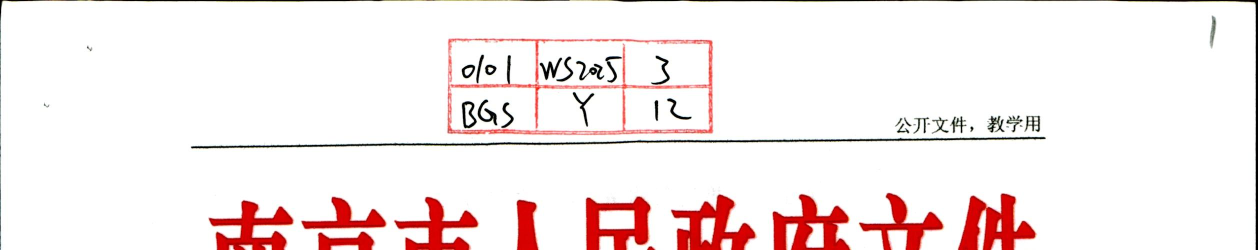
#> input picture tests/ocr_test/images/parts_temp_0001.jpg, 2516 x 500 px, found by its file name (shown at 1/2 size)
$ python '归档章表格检测.py'
#> lines starting #> are read from the running program, lines starting #| are printed output that depends on the picture; after the words box and inside, x2 and y2 are one past the last pixel; in counts of white or black regions, pixels touching at a corner belong together
# -*-coding  : utf-8 -*-
# @Author    : zhangtao
# @File      : 归档章表格检测-通用版.py
# @Desc      : 归档章检测（兼容红色/蓝色/黑色印章）→ 自动分件 + 格子计数
# @Time      : 2026/6/3
# @Software  : PyCharm

import shutil
import cv2
import numpy as np
from itertools import combinations
from pathlib import Path


# ══════════════════════════════════════════════════════════════
# 内部工具函数
# ══════════════════════════════════════════════════════════════


def _cluster_lines(segs: list, coord_idx: int, tol: int = 12) -> list:
    """按指定轴坐标聚类线段"""
    if not segs:
        return []
    ss = sorted(segs, key=lambda s: s[coord_idx])
    clusters, cur = [], [ss[0]]
    for s in ss[1:]:
        if abs(s[coord_idx] - cur[-1][coord_idx]) <= tol:
            cur.append(s)
        else:
            clusters.append(cur)
            cur = [s]
    clusters.append(cur)
    return clusters


def _count_cells_from_mask(stamp_mask: np.ndarray) -> dict:
    """
    从红色/蓝色印章的颜色 mask 计算格子数
    返回 {'rows': N, 'cols': M, 'cells': N*M}
    """
    rh, rw = stamp_mask.shape[:2]

    # 竖线：高度 >= 40% 印章高度（与 _is_valid_stamp 保持一致）
    vk = cv2.getStructuringElement(cv2.MORPH_RECT, (1, max(5, int(rh * 0.40))))
    v_lines = cv2.morphologyEx(stamp_mask, cv2.MORPH_OPEN, vk)
    vc, _ = cv2.findContours(v_lines, cv2.RETR_EXTERNAL, cv2.CHAIN_APPROX_SIMPLE)
    # 过滤宽竖线（文字笔画），只保留细线
    valid_vc = [c for c in vc if cv2.boundingRect(c)[2] <= rw * 0.10]
    # 对 x 坐标聚类，相邻 5% 范围内算同一条线
    xs_raw = sorted([cv2.boundingRect(c)[0] + cv2.boundingRect(c)[2] // 2
                     for c in valid_vc])
    xs_merged = []
    for x_val in xs_raw:
        if not xs_merged or x_val - xs_merged[-1] > rw * 0.05:
            xs_merged.append(x_val)

    # 横线：用行密度条带分析（比横向 open 核更可靠）
    if rw > 0:
        row_den = np.array([stamp_mask[i, :].sum() / 255 / rw
                            for i in range(rh)], dtype=float)
    else:
        row_den = np.zeros(rh)
    in_stripe = row_den > 0.08
    transitions = np.diff(in_stripe.astype(int))
    starts = np.where(transitions == 1)[0] + 1
    ends   = np.where(transitions == -1)[0] + 1
    if rh > 0 and in_stripe[0]:  starts = np.insert(starts, 0, 0)
    if rh > 0 and in_stripe[-1]: ends   = np.append(ends, rh)
    n_stripes = sum(1 for s, e in zip(starts, ends) if e - s >= 3)

    n_v = len(xs_merged)
    cols = max(0, n_v - 1)
    rows = max(0, n_stripes - 1)  # 条带数 = 行数 + 1（含边框条带）
    return {'rows': rows, 'cols': cols, 'cells': rows * cols,
            'v_lines': n_v, 'h_lines': n_stripes}


def _count_cells_from_edges(stamp_img: np.ndarray) -> dict:
    """
    从灰度/黑色印章图像计算格子数（用 LAB 增强 + HoughLinesP）
    返回 {'rows': N, 'cols': M, 'cells': N*M}，不确定时返回 cells=-1
    """
    sh, sw = stamp_img.shape[:2]

    lab = cv2.cvtColor(stamp_img, cv2.COLOR_BGR2LAB)
    L, _, _ = cv2.split(lab)
    L_norm = cv2.normalize(L, None, 0, 255, cv2.NORM_MINMAX)
    edges = cv2.Canny(L_norm, 15, 45)

    lines = cv2.HoughLinesP(edges, 1, np.pi / 180,
                             threshold=15, minLineLength=max(30, sw // 15),
                             maxLineGap=20)
    if lines is None:
        return {'rows': -1, 'cols': -1, 'cells': -1}

    h_segs, v_segs = [], []
    for line in lines:
        x1, y1, x2, y2 = line[0]
        ang = abs(np.degrees(np.arctan2(y2 - y1, x2 - x1)))
        if ang < 10 or ang > 170:
            h_segs.append((x1, y1, x2, y2))
        elif 80 < ang < 100:
            v_segs.append((x1, y1, x2, y2))

    h_cls = _cluster_lines(h_segs, 1, tol=12)
    v_cls = _cluster_lines(v_segs, 0, tol=12)

    # 找"长"水平线（span > 10% 宽度）
    h_long = []
    for cl in h_cls:
        y = float(np.mean([s[1] for s in cl]))
        xmin = min(min(s[0], s[2]) for s in cl)
        xmax = max(max(s[0], s[2]) for s in cl)
        if xmax - xmin > sw * 0.10:
            h_long.append((y, xmin, xmax))

    if len(h_long) < 2:
        return {'rows': -1, 'cols': -1, 'cells': -1}

    # 选间距最均匀的水平线组（表格行线）
    h_long.sort(key=lambda l: l[0])
    best_h, best_u = None, 999.0
    for sz in range(2, len(h_long) + 1):
        for combo in combinations(range(len(h_long)), sz):
            ys = [h_long[i][0] for i in combo]
            gaps = [ys[j + 1] - ys[j] for j in range(len(ys) - 1)]
            if not gaps or min(gaps) < 20:
                continue
            u = float(np.std(gaps) / np.mean(gaps)) if np.mean(gaps) > 0 else 999.0
            x_overlap = (min(h_long[i][2] for i in combo)
                         - max(h_long[i][1] for i in combo))
            if u < best_u and x_overlap > sw * 0.05:
                best_u = u
                best_h = [h_long[i] for i in combo]

    if best_h is None or best_u > 0.4:
        return {'rows': -1, 'cols': -1, 'cells': -1}

    y_top = min(l[0] for l in best_h)
    y_bot = max(l[0] for l in best_h)
    x_common_l = max(l[1] for l in best_h)
    x_common_r = min(l[2] for l in best_h)
    table_h = y_bot - y_top

    # 穿越表格区域的竖线
    crossing_v = []
    for cl in v_cls:
        x = float(np.mean([s[0] for s in cl]))
        ymin = float(min(min(s[1], s[3]) for s in cl))
        ymax = float(max(max(s[1], s[3]) for s in cl))
        overlap = max(0.0, min(ymax, y_bot) - max(ymin, y_top))
        if (overlap / table_h >= 0.50
                and (x_common_l - 20) <= x <= (x_common_r + 20)):
            crossing_v.append(x)

    crossing_v.sort()
    # 过滤间距过小的竖线（文字笔画噪点）
    filtered_v = [crossing_v[0]] if crossing_v else []
    for xv in crossing_v[1:]:
        if xv - filtered_v[-1] > 40:
            filtered_v.append(xv)

    rows = max(0, len(best_h) - 1)
    cols = max(0, len(filtered_v) - 1)
    return {'rows': rows, 'cols': cols, 'cells': rows * cols}


# ══════════════════════════════════════════════════════════════
# 误检过滤：验证候选区域确实是"表格"而非普通文字/边框
# ══════════════════════════════════════════════════════════════

def _is_valid_stamp(img: np.ndarray, x: int, y: int, w: int, h: int,
                    color_mask=None) -> bool:
    """
    二次校验：候选框是否像归档章
    校验点：
      1. 宽高比 1.3~10
      2. 不是全图宽（排除文档外框）
      3. 内部有竖向分隔（至少2列）
      4. 绝对高度上限（排除大段落框）
      5. 位置在图片上半部分（自适应：矮图放宽）
    """
    ih, iw = img.shape[:2]
    aspect = w / h if h > 0 else 0

    # 宽高比过滤
    if not (1.3 < aspect < 10):
        return False

    # 横跨全图宽度 → 文档外框/下划线
    if w > iw * 0.92:
        return False

    # 太小
    if w < 60 or h < 30:
        return False

    # 高度过滤：
    #   - 绝对上限 800px（任何情况下印章不超过这个高度）
    #   - 相对上限：h 不超过图片高度的 70%
    #     （对于裁剪横幅图，印章可能占图高50%+，放宽到70%）
    if h > 800:
        return False
    if h > ih * 0.70:
        return False

    # 位置过滤（自适应）：
    #   - 完整A4页（ih > 1000px）：归档章底部 < 图高40%
    #   - 裁剪横幅图（ih <= 1000px）：归档章底部 < 图高90%（几乎不过滤）
    if ih > 1000:
        pos_limit = 0.45
    elif ih > 600:
        pos_limit = 0.75
    else:
        pos_limit = 0.95   # 矮图（横幅/裁剪图）极宽松
    if (y + h) / ih > pos_limit:
        return False

    # 表格线验证：竖线（形态学）+ 横向条带（行密度分析）
    #
    # 设计原理：
    # - 竖线用闭运算mask的形态学open，50%高度核确保贯穿表格；宽度≤10%排除文字笔画块
    # - 横线用"行密度条带分析"而非横向open核：
    #   归档章的横线是细边框，文字内容在两条横线之间，形成"条带"结构
    #   open核25%对这类印章失效（文字填满了行，导致横线连成一片被截断）
    #   行密度分析只要密度>8%的连续区间>=2个即通过，对文字行和纯框线均有效
    pad = 5
    rx1, ry1 = max(0, x - pad), max(0, y - pad)
    rx2, ry2 = min(iw, x + w + pad), min(ih, y + h + pad)

    if color_mask is not None:
        roi_closed = color_mask[ry1:ry2, rx1:rx2]
        # 取原始（未闭运算）color_mask → 这里传入的已经是闭运算mask
        # 需要从外部拿原始mask；此处用闭运算mask做行密度分析（已足够区分）
        roi_raw = roi_closed
    else:
        roi_img = img[ry1:ry2, rx1:rx2]
        lab = cv2.cvtColor(roi_img, cv2.COLOR_BGR2LAB)
        L, _, _ = cv2.split(lab)
        L_norm = cv2.normalize(L, None, 0, 255, cv2.NORM_MINMAX)
        edges = cv2.Canny(L_norm, 15, 45)
        roi_closed = edges
        roi_raw = edges

    rh2, rw2 = roi_closed.shape[:2]

    # ── 竖线：闭运算mask + 50%高度核 + 宽度≤10%过滤 ──
    vk = cv2.getStructuringElement(cv2.MORPH_RECT, (1, max(5, int(rh2 * 0.50))))
    vc, _ = cv2.findContours(
        cv2.morphologyEx(roi_closed, cv2.MORPH_OPEN, vk),
        cv2.RETR_EXTERNAL, cv2.CHAIN_APPROX_SIMPLE)
    valid_v = [c for c in vc if cv2.boundingRect(c)[2] <= rw2 * 0.10]

    # ── 横线：行密度条带分析 ──
    # 统计每行红色像素密度，找密度>8%的连续区间（= 印章内容行）
    # 归档章2行表格 → 3个条带（行1内容、行2内容、底框）或2个（行1+行2合并情况）
    if rw2 > 0:
        row_den = np.array([roi_raw[i, :].sum() / 255 / rw2
                            for i in range(rh2)], dtype=float)
    else:
        row_den = np.zeros(rh2)
    in_stripe = row_den > 0.08
    transitions = np.diff(in_stripe.astype(int))
    starts = np.where(transitions == 1)[0] + 1
    ends   = np.where(transitions == -1)[0] + 1
    if in_stripe[0]:  starts = np.insert(starts, 0, 0)
    if in_stripe[-1]: ends   = np.append(ends, rh2)
    n_stripes = sum(1 for s, e in zip(starts, ends) if e - s >= 3)

    # 通过条件：竖线≥3（两侧边框+至少1条分隔）且 条带≥2（至少2行内容或1行+边框）
    if len(valid_v) < 3 or n_stripes < 2:
        return False

    return True


# ══════════════════════════════════════════════════════════════
# 检测方法一：颜色检测（红色/蓝色章）
# ══════════════════════════════════════════════════════════════

def _detect_color_stamp(img: np.ndarray, debug=False) -> dict | None:
    """
    HSV 颜色检测（红色/蓝色章）
    返回 {'bbox': (x1,y1,x2,y2), 'cells': N, 'rows': R, 'cols': C} 或 None
    """
    ih, iw = img.shape[:2]
    hsv = cv2.cvtColor(img, cv2.COLOR_BGR2HSV)

    color_defs = {
        # S 阈值从 30 降到 15：扫描件红色边框颜色偏淡，S 值约 40~60，
        # 降低阈值才能完整捕获边框线（已验证不影响误检率）
        'red': (
            cv2.inRange(hsv, np.array([0, 15, 80]), np.array([15, 255, 255])) |
            cv2.inRange(hsv, np.array([160, 15, 80]), np.array([180, 255, 255]))
        ),
        'blue': cv2.inRange(hsv, np.array([100, 15, 80]), np.array([140, 255, 255])),
    }

    for color_name, raw_mask in color_defs.items():
        kernel = cv2.getStructuringElement(cv2.MORPH_RECT, (15, 15))
        mask = cv2.morphologyEx(raw_mask, cv2.MORPH_CLOSE, kernel)
        contours, _ = cv2.findContours(mask, cv2.RETR_EXTERNAL, cv2.CHAIN_APPROX_SIMPLE)

        for c in sorted(contours, key=cv2.contourArea, reverse=True):
            area = cv2.contourArea(c)
            if area < 500:
                continue
            x, y, w, h = cv2.boundingRect(c)

            if not _is_valid_stamp(img, x, y, w, h, color_mask=mask):
                if debug:
                    print(f"  [颜色/{color_name}] 过滤: x={x},y={y},w={w},h={h}")
                continue

            # 格子计数
            pad = 5
            rx1, ry1 = max(0, x - pad), max(0, y - pad)
            rx2, ry2 = min(iw, x + w + pad), min(ih, y + h + pad)
            stamp_mask_crop = mask[ry1:ry2, rx1:rx2]
            grid = _count_cells_from_mask(stamp_mask_crop)

            result = {
                'method': color_name,
                'bbox': (max(0, x - 20), max(0, y - 20),
                         min(iw, x + w + 20), min(ih, y + h + 20)),
                **grid
            }
            if debug:
                print(f"  ✅ [{color_name}章] bbox={result['bbox']}, "
                      f"{grid['rows']}行×{grid['cols']}列={grid['cells']}格")
            return result

    return None


# ══════════════════════════════════════════════════════════════
# 检测方法二：结构检测（黑色/灰色章，分块滑窗）
# ══════════════════════════════════════════════════════════════

def _detect_struct_in_block(img: np.ndarray, sx1: int, sy1: int,
                             sx2: int, sy2: int, debug=False) -> dict | None:
    """在指定块内用霍夫直线检测表格矩形"""
    ih, iw = img.shape[:2]
    roi = img[sy1:sy2, sx1:sx2]
    rh, rw = roi.shape[:2]

    lab = cv2.cvtColor(roi, cv2.COLOR_BGR2LAB)
    L, _, _ = cv2.split(lab)
    L_norm = cv2.normalize(L, None, 0, 255, cv2.NORM_MINMAX)
    edges = cv2.Canny(L_norm, 30, 80)

    min_line = max(30, rw // 30)
    lines = cv2.HoughLinesP(edges, 1, np.pi / 180,
                             threshold=25, minLineLength=min_line, maxLineGap=15)
    if lines is None:
        return None

    h_segs, v_segs = [], []
    for line in lines:
        x1, y1, x2, y2 = line[0]
        ang = abs(np.degrees(np.arctan2(y2 - y1, x2 - x1)))
        if ang < 10 or ang > 170:
            h_segs.append((x1, y1, x2, y2))
        elif 80 < ang < 100:
            v_segs.append((x1, y1, x2, y2))

    h_cls = _cluster_lines(h_segs, 1, tol=12)
    v_cls = _cluster_lines(v_segs, 0, tol=12)

    h_long = []
    for cl in h_cls:
        y = float(np.mean([s[1] for s in cl]))
        xmin = min(min(s[0], s[2]) for s in cl)
        xmax = max(max(s[0], s[2]) for s in cl)
        if xmax - xmin >= 50:
            h_long.append((y, xmin, xmax))

    v_long = []
    for cl in v_cls:
        x = float(np.mean([s[0] for s in cl]))
        ymin = min(min(s[1], s[3]) for s in cl)
        ymax = max(max(s[1], s[3]) for s in cl)
        if ymax - ymin >= 40:
            v_long.append((x, ymin, ymax))

    if len(h_long) < 2 or len(v_long) < 3:
        return None

    # 交叉点
    pts = set()
    for hy, hx1, hx2 in h_long:
        for vx, vy1, vy2 in v_long:
            if hx1 <= vx <= hx2 and vy1 <= hy <= vy2:
                pts.add((round(vx), round(hy)))

    if len(pts) < 4:
        return None

    # 找最优矩形
    ys_u = sorted(set(p[1] for p in pts))
    best_rect, best_score = None, 0

    for y_top, y_bot in combinations(ys_u, 2):
        table_h = y_bot - y_top
        if table_h < 20:
            continue
        xs_top = {p[0] for p in pts if abs(p[1] - y_top) < 20}
        xs_bot = {p[0] for p in pts if abs(p[1] - y_bot) < 20}
        common_xs = sorted(xs_top & xs_bot)
        if len(common_xs) < 3:
            continue
        table_w = common_xs[-1] - common_xs[0]
        aspect = table_w / table_h if table_h > 0 else 0
        if 1.2 < aspect < 12:
            score = len(common_xs) * table_w
            if score > best_score:
                best_score = score
                best_rect = (common_xs[0], y_top, common_xs[-1], y_bot,
                             len(common_xs))

    if best_rect is None:
        return None

    lx1, ly1, lx2, ly2, n_v_lines = best_rect
    bw = lx2 - lx1
    bh = ly2 - ly1

    # 误检过滤
    full_img_w = sx2 - sx1
    full_img_h = sy2 - sy1
    if bw > full_img_w * 0.95:   # 横跨全图
        return None
    if bh > full_img_h * 0.60:   # 太高
        return None

    # 转换为全图坐标
    pad = 20
    gx1 = max(0, sx1 + lx1 - pad)
    gy1 = max(0, sy1 + ly1 - pad)
    gx2 = min(iw, sx1 + lx2 + pad)
    gy2 = min(ih, sy1 + ly2 + pad)

    # 格子计数
    stamp_crop = img[gy1:gy2, gx1:gx2]
    grid = _count_cells_from_edges(stamp_crop)

    result = {
        'method': 'structure',
        'bbox': (gx1, gy1, gx2, gy2),
        **grid
    }
    if debug:
        print(f"  ✅ [结构检测] bbox={result['bbox']}, "
              f"{grid['rows']}行×{grid['cols']}列={grid['cells']}格")
    return result


def _detect_struct_stamp(img: np.ndarray, debug=False) -> dict | None:
    """分块滑窗结构检测（搜索图片上半部分）"""
    ih, iw = img.shape[:2]
    search_h = int(ih * 0.40)   # 只搜索上40%
    bw = int(iw * 0.35)
    bh = int(search_h * 0.70)
    stride_x = int(iw * 0.20)
    stride_y = int(search_h * 0.30)

    for y in range(0, search_h - bh // 2, stride_y):
        for x in range(0, iw - bw // 2, stride_x):
            x2 = min(iw, x + bw)
            y2 = min(ih, y + bh)
            result = _detect_struct_in_block(img, x, y, x2, y2, debug=debug)
            if result:
                return result
    return None


# ══════════════════════════════════════════════════════════════
# 对外接口
# ══════════════════════════════════════════════════════════════

def detect_stamp(image_path: str, debug=False) -> dict:
    """
    检测图片中的归档章（兼容红/蓝/黑/灰色印章）

    返回:
        {
          'found': True/False,
          'method': 'red'/'blue'/'structure'/None,
          'bbox': (x1,y1,x2,y2) 或 None,
          'rows': 行数,
          'cols': 列数,
          'cells': 格子总数 (-1表示无法计数)
        }
    """
#> called with debug = True
    img = cv2.imread(image_path)
#> img is the input picture: shape (500, 2516, 3); mean B, G, R 234.9, 235.3, 246.9
    if img is None:
        return {'found': False, 'method': None, 'bbox': None,
                'rows': 0, 'cols': 0, 'cells': 0}

    if debug:
        ih, iw = img.shape[:2]
        print(f"\n🔍 [{image_path}] ({iw}x{ih})")
#| 🔍 [/Volumes/Projects/projects/ERREN/DigitalSystem/tests/ocr_test/images/parts_temp_0001.jpg] (2516x500)

    # 优先颜色检测（快速精准）
    result = _detect_color_stamp(img, debug=debug)
#> the loop in _detect_color_stamp, `for color_name, raw_mask in color_defs.items():` made 1 pass
#> color_name on pass 1: 'red'
#> (printed output is left out)
#> pass 1, in _detect_color_stamp, `mask = cv2.morphologyEx(raw_mask, cv2.MORPH_CLOSE, kernel)`:
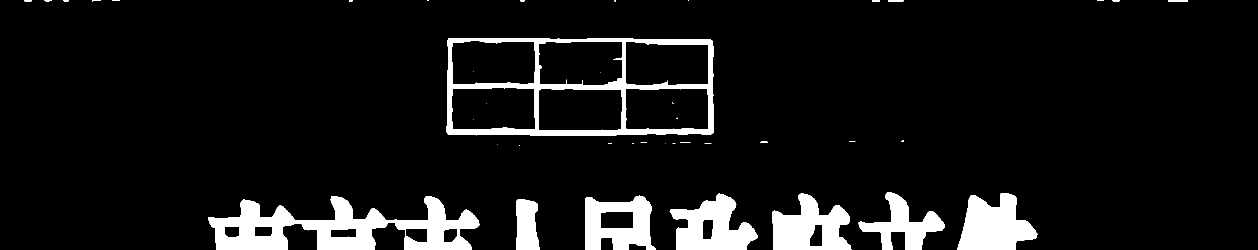
#> mask: shape (500, 2516) (shown at 1/2 size); 8.5% white; 41 white regions (19 under 20 px), largest, box (x1, y1, x2, y2) and area: (416, 392, 959, 500) 28027, (893, 76, 1428, 272) 21695, (1915, 386, 2075, 500) 12049
#> pass 1, in _is_valid_stamp, `roi_closed = color_mask[ry1:ry2, rx1:rx2]`:
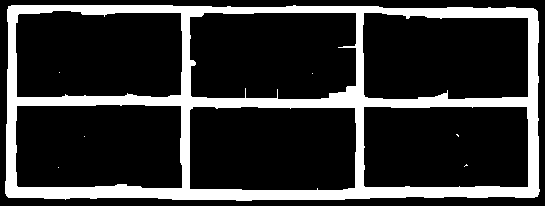
#> roi_closed: shape (206, 545); 19.3% white; 7 white regions (6 under 20 px), largest, box (x1, y1, x2, y2) and area: (5, 5, 540, 201) 21695
#> pass 1, in _count_cells_from_mask, `v_lines = cv2.morphologyEx(stamp_mask, cv2.MORPH_OPEN, vk)`:
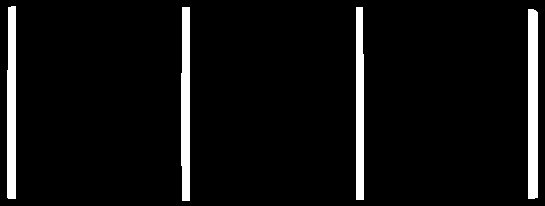
#> v_lines: shape (206, 545); 6% white; 4 white regions, box (x1, y1, x2, y2) and area: (528, 9, 538, 199) 1890, (7, 6, 16, 199) 1669, (181, 7, 190, 201) 1645, (356, 7, 364, 200) 1497
#> result = {'method': 'red', 'bbox': (873, 56, 1448, 292), 'rows': 2, 'cols': 3, 'cells': 6, 'v_lines': 4, 'h_lines': 3}

    # 颜色检测失败则用结构检测
    if result is None:
        if debug:
            print("  颜色检测未命中，切换结构检测...")
        result = _detect_struct_stamp(img, debug=debug)

    if result is None:
        if debug:
            print("  ❌ 未检测到归档章")
        return {'found': False, 'method': None, 'bbox': None,
                'rows': 0, 'cols': 0, 'cells': 0}

    return {'found': True, **result}


def has_stamp(image_path: str, debug=False) -> bool:
    """快捷接口：是否有归档章（用于分件判断）"""
    return detect_stamp(image_path, debug=debug)['found']


# [59 lines left out: functions get_stamp_crop, split_archives, not called in this run]


# ══════════════════════════════════════════════════════════════
# 主程序入口
# ══════════════════════════════════════════════════════════════
if __name__ == "__main__":
    import time

    TEST_IMAGES = [
        # 黑色铅笔印章
        r"/Volumes/Projects/projects/ERREN/DigitalSystem/tests/ocr_test/images/parts_temp_0001.jpg",
        r"/Volumes/Projects/projects/ERREN/DigitalSystem/tests/ocr_test/images/parts_temp_0013.jpg",
        r"/Volumes/Projects/projects/ERREN/DigitalSystem/tests/ocr_test/images/parts_temp_0025.jpg",
        r"/Volumes/Projects/projects/ERREN/DigitalSystem/tests/ocr_test/images/parts_temp_0037.jpg",
        r"/Volumes/Projects/projects/ERREN/DigitalSystem/tests/ocr_test/images/parts_temp_0047.jpg",
        r"/Volumes/Projects/projects/ERREN/DigitalSystem/tests/ocr_test/images/parts_temp_0055.jpg",
        r"/Volumes/Projects/projects/ERREN/DigitalSystem/tests/ocr_test/images/parts_temp_0073.jpg",
        r"/Volumes/Projects/projects/ERREN/DigitalSystem/tests/ocr_test/images/parts_temp_0075.jpg",
        r"/Volumes/Projects/projects/ERREN/DigitalSystem/tests/ocr_test/images/parts_temp_0087.jpg",
        r"/Volumes/Projects/projects/ERREN/DigitalSystem/tests/ocr_test/images/parts_temp_0099.jpg",
    ]

    print("=" * 60)
    print("单图测试")
    print("=" * 60)
    t1 = time.time()
    for path in TEST_IMAGES:
        t0 = time.time()
        r = detect_stamp(path, debug=True)
#> r = {'found': True, 'method': 'red', 'bbox': (873, 56, 1448, 292), 'rows': 2, 'cols': 3, 'cells': 6, 'v_lines': 4, 'h_lines': 3}
        elapsed = time.time() - t0
        status = "✅ 有归档章" if r['found'] else "❌ 无归档章"
#> status = '✅ 有归档章'
        cells = f"{r['rows']}行×{r['cols']}列={r['cells']}格" if r['cells'] > 0 else "格子数未知"
#> cells = '2行×3列=6格'
        print(f"结果: {status}  {cells}  耗时:{elapsed:.2f}s\n")
#| 结果: ✅ 有归档章  2行×3列=6格  耗时:0.19s

    print(f"总耗时: {time.time() - t1}")

    # [6 lines of commented-out code are left out]
